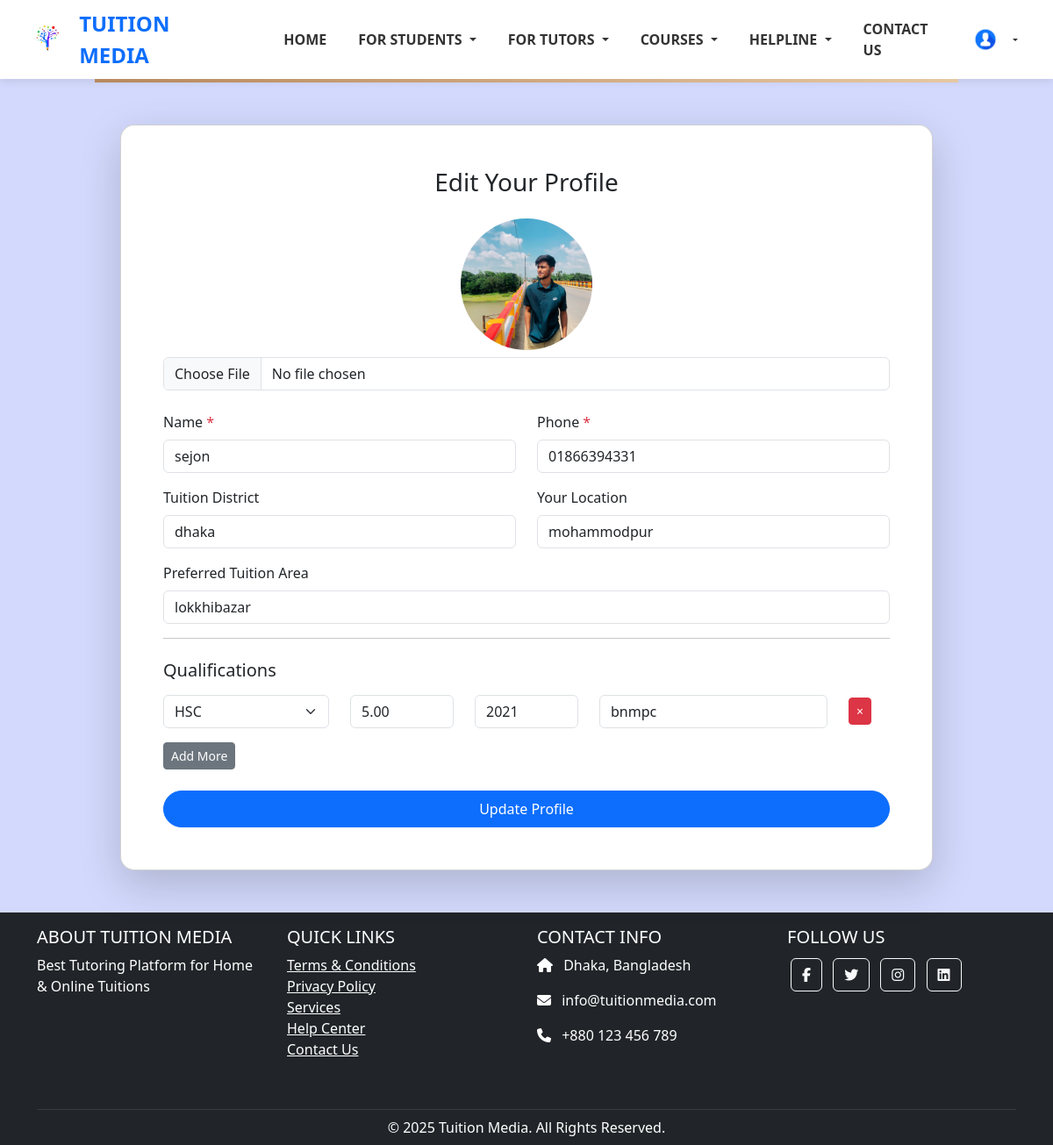
The page /edit_profile_view/ (signed in) on the database its author committed.
### accounts/models.py (models this page shows, shortened)
class User(AbstractBaseUser, PermissionsMixin):
    ROLE_CHOICES = (
        ('Tutor', 'Tutor'),
        ('Student', 'Student'),
    )
    GENDER_CHOICES = (
        ('Male', 'Male'),
        ('Female', 'Female'),
        ('Other', 'Other'),
    )
    name = models.CharField(max_length=100)
    email = models.EmailField(unique=True, null=True, blank=True)
    phone = models.CharField(max_length=15, unique=True, null=True, blank=True)
    role = models.CharField(max_length=10, choices=ROLE_CHOICES)
    gender = models.CharField(max_length=10, choices=GENDER_CHOICES)
    district = models.CharField(max_length=100, blank=True)
    location = models.CharField(max_length=100, blank=True)
    preferred_area = models.CharField(max_length=100, blank=True)
    profile_picture = models.ImageField(upload_to='profile_pictures/',default='images/defaultprofile.png',blank=True, null=True)
    is_active = models.BooleanField(default=True)
    is_staff = models.BooleanField(default=False)
    is_superuser = models.BooleanField(default=False)
    objects = UserManager()
    USERNAME_FIELD = 'email'
    REQUIRED_FIELDS = ['phone']

class Qualification(models.Model):
    DEGREE_CHOICES = [
        ('SSC', 'SSC'),
        ('HSC', 'HSC'),
        ('BSc', 'BSc'),
    ]
    user = models.ForeignKey(User, on_delete=models.CASCADE, related_name='qualifications')
    degree = models.CharField(max_length=50, choices=DEGREE_CHOICES)
    result = models.CharField(max_length=20)
    year = models.CharField(max_length=4)
    institute = models.CharField(max_length=100)

### accounts/views.py (the view, shortened to what this page needs)
# urls.py: path('edit_profile_view/', account_view.edit_profile_view, name='edit_profile_view'),
@login_required
def edit_profile_view(request):
    user_profile = request.user  # ei line correct!
    return render(request, 'accounts/edit_profile_view.html', {'user_profile': user_profile})

### template/accounts/edit_profile_view.html (shortened to what this page needs)
{% extends 'base.html' %}
{% load static %}
{% block content %}
<div class="container mt-5 mb-5">
    <div class="row justify-content-center">
        <div class="col-md-10">
            <div class="card shadow-lg rounded-4">
                <div class="card-body p-5">
                    <h3 class="text-center mb-4">Edit Your Profile</h3>
                    <form method="POST" enctype="multipart/form-data">
                        <div class="text-center mb-4">
                            {% if user_profile.profile_picture %}
                                <img src="{{ user_profile.profile_picture.url }}" class="rounded-circle" width="150" height="150" style="object-fit:cover;">
                            {% else %}
                                <img src="{% static 'images/defaultprofile.png' %}" class="rounded-circle" width="150" height="150" style="object-fit:cover;">
                            {% endif %}
                            <div class="mt-2">
                                <input type="file" name="profile_picture" class="form-control mt-2">
                            </div>
                        </div>
                        <div class="row mb-3">
                            <div class="col-md-6">
                                <label class="form-label">Name <span class="text-danger">*</span></label>
                                <input type="text" class="form-control" name="name" value="{{ user_profile.name }}" required>
                            </div>
                            <div class="col-md-6">
                                <label class="form-label">Phone <span class="text-danger">*</span></label>
                                <input type="text" class="form-control" name="phone" value="{{ user_profile.phone }}" required>
                            </div>
                        </div>
                        <div class="row mb-3">
                            <div class="col-md-6">
                                <label class="form-label">Tuition District</label>
                                <input type="text" class="form-control" name="district" value="{{ user_profile.district }}">
                            </div>
                            <div class="col-md-6">
                                <label class="form-label">Your Location</label>
                                <input type="text" class="form-control" name="location" value="{{ user_profile.location }}">
                            </div>
                        </div>
                        <div class="mb-3">
                            <label class="form-label">Preferred Tuition Area</label>
                            <input type="text" class="form-control" name="preferred_area" value="{{ user_profile.preferred_area }}">
                        </div>
                        <hr>
                        <h5 class="mt-4 mb-3">Qualifications</h5>
                        <div id="qualification-fields">
                            {% if user_profile.qualifications.all %}
                                {% for qual in user_profile.qualifications.all %}
                                    <div class="row qualification-item mb-2">
                                        <div class="col-md-3">
                                            <select class="form-select" name="degree">
                                                <option value="HSC" {% if qual.degree == 'HSC' %}selected{% endif %}>HSC</option>
                                            </select>
                                        </div>
                                        <div class="col-md-2">
                                            <input type="text" class="form-control" name="result" placeholder="Result" value="{{ qual.result }}">
                                        </div>
                                        <div class="col-md-2">
                                            <input type="text" class="form-control" name="year" placeholder="Year" value="{{ qual.year }}">
                                        </div>
                                        <div class="col-md-4">
                                            <input type="text" class="form-control" name="institute" placeholder="Institute" value="{{ qual.institute }}">
                                        </div>
                                        <div class="col-md-1 d-flex align-items-center">
                                            <button type="button" class="btn btn-danger btn-sm remove-qualification">&times;</button>
                                        </div>
                                    </div>
                                {% endfor %}
                            {% endif %}
                        </div>
                        <button type="button" class="btn btn-secondary btn-sm mt-2" id="add-qualification">Add More</button>
                        <button type="submit" class="btn btn-primary w-100 rounded-pill mt-4 py-2">Update Profile</button>
                    </form>
                </div>
            </div>
        </div>
    </div>
</div>
{% endblock %}

### static/CSS/navbar.css (style rules this page uses)
body { margin: 0; font-family: 'Segoe UI', sans-serif; background-color: #d3d9fc }

### rows shown on the page
User: profile_picture (picture), name "sejon", phone "01866394331", district "dhaka", location "mohammodpur", preferred_area "lokkhibazar"
Qualification: degree "HSC", result "5.00", year "2021", institute "bnmpc"
